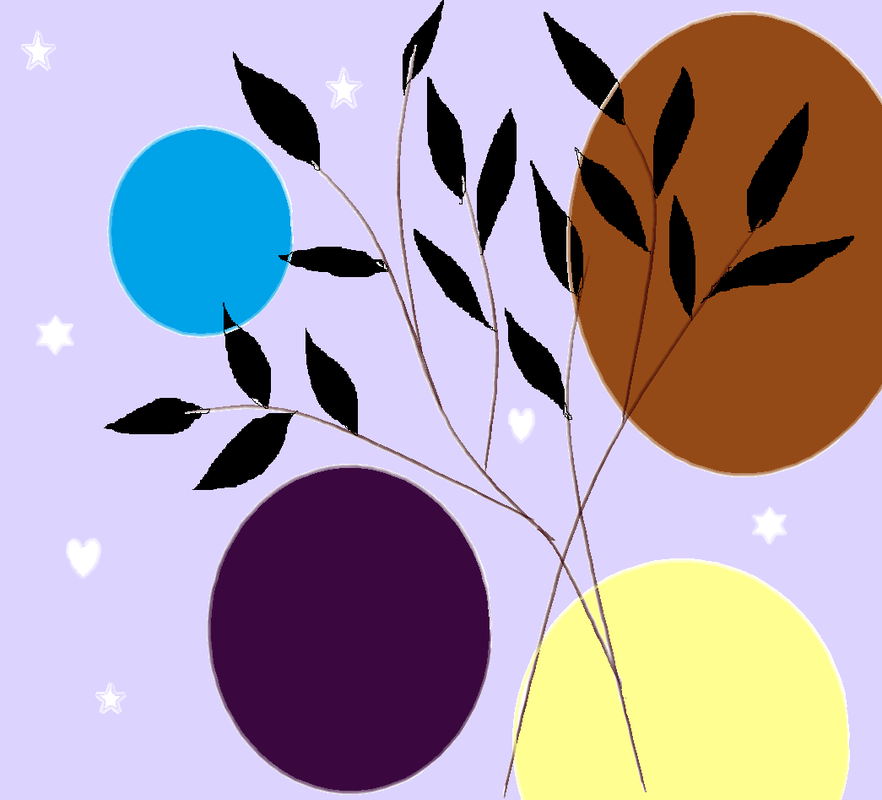
#> input picture pic/bogo1.png, 882 x 800 px, shrunk from 1045 x 947 before the run, found by its file name
$ python threshold.py
#> lines starting #> are read from the running program, lines starting #| are printed output that depends on the picture; after the words box and inside, x2 and y2 are one past the last pixel; in counts of white or black regions, pixels touching at a corner belong together
import cv2 as cv

# Load the image
image_path = r'D:\opencv\pic\bogo1.png'
img_raw = cv.imread(image_path, cv.IMREAD_GRAYSCALE)  # Load as grayscale
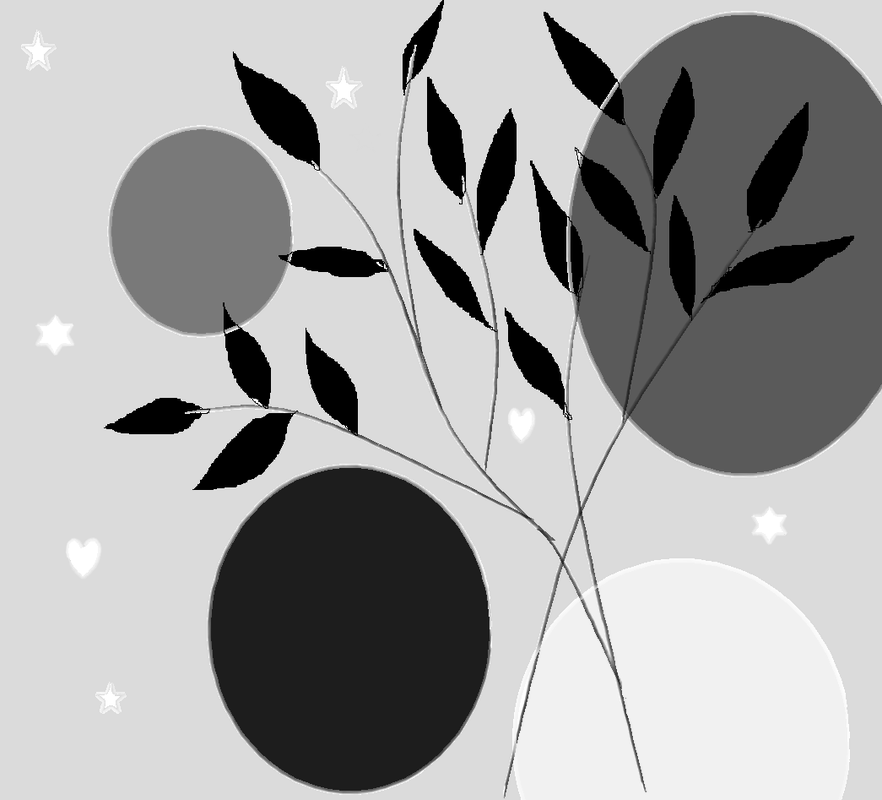
#> img_raw: shape (800, 882); min 0, max 255, mean 162.3

# Check if the image was loaded correctly
if img_raw is None:
    print("Error: Could not read the image.")
    exit()

# Simple Thresholding
_, simple_threshold = cv.threshold(img_raw, 127, 255, cv.THRESH_BINARY)
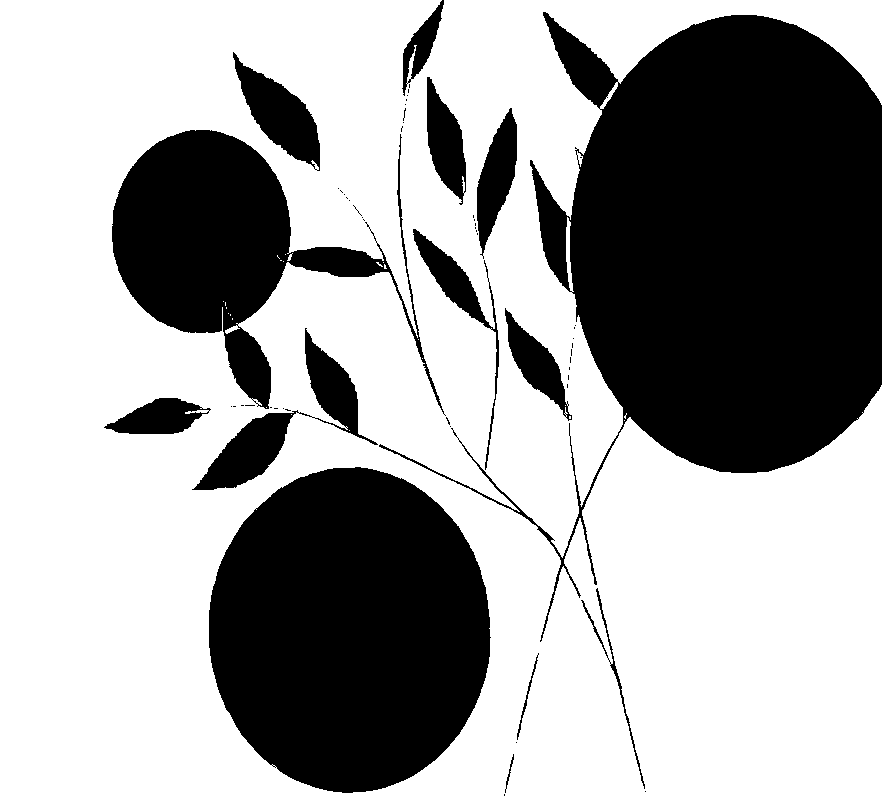
#> simple_threshold: shape (800, 882); 63.5% white; 59 black regions (45 under 20 px), largest, box (x1, y1, x2, y2) and area: (379, 12, 882, 642) 124785, (209, 467, 491, 793) 71998, (112, 130, 446, 416) 33905

# Otsu's Thresholding
_, otsu_threshold = cv.threshold(img_raw, 0, 255, cv.THRESH_BINARY + cv.THRESH_OTSU)
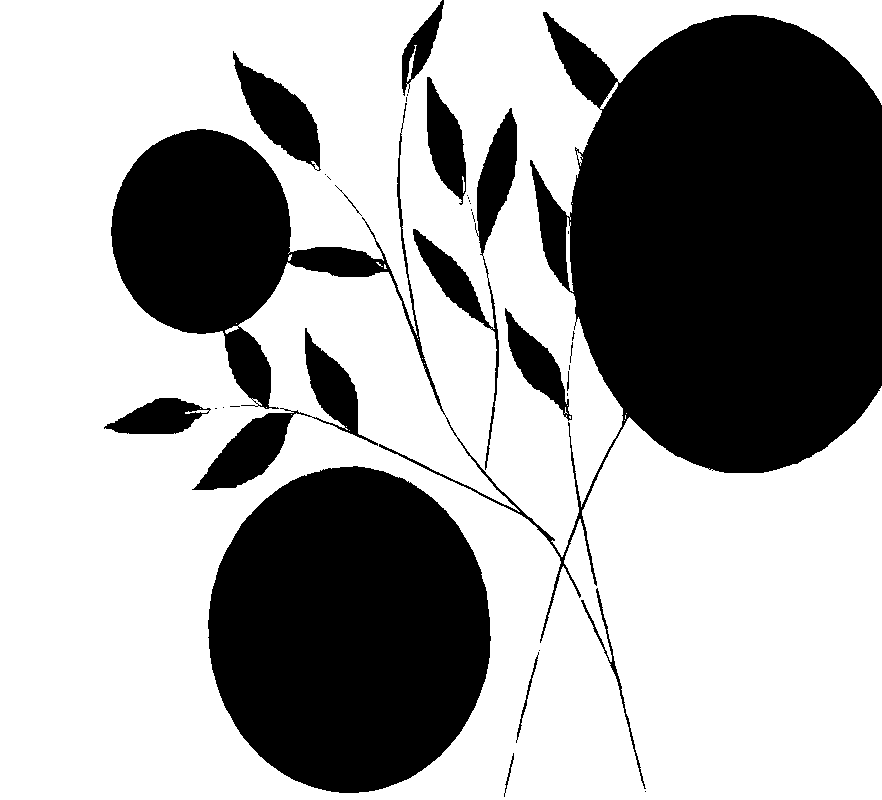
#> otsu_threshold: shape (800, 882); 63.2% white; 34 black regions (19 under 20 px), largest, box (x1, y1, x2, y2) and area: (111, 12, 882, 643) 159782, (208, 466, 491, 793) 72289, (192, 328, 378, 490) 6815

# Adaptive Thresholding
adaptive_threshold = cv.adaptiveThreshold(img_raw, 255, cv.ADAPTIVE_THRESH_GAUSSIAN_C,
                                           cv.THRESH_BINARY, 11, 2)
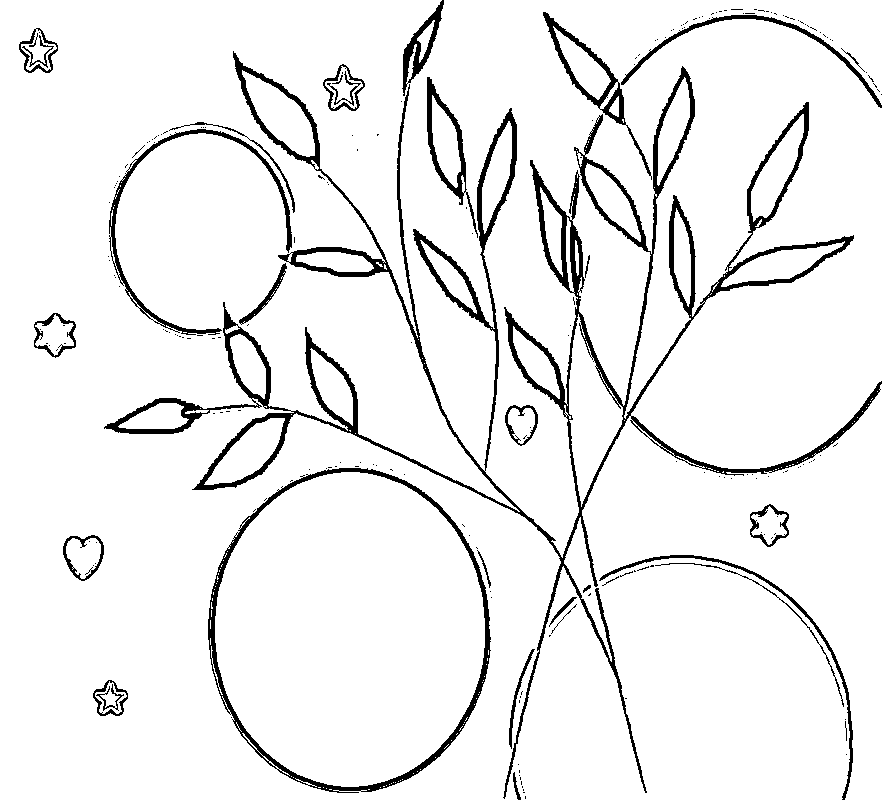
#> adaptive_threshold: shape (800, 882); 93.2% white; 215 black regions (182 under 20 px), largest, box (x1, y1, x2, y2) and area: (104, 51, 882, 799) 28778, (208, 468, 491, 793) 4895, (109, 129, 292, 335) 2235

# Display the original and thresholded images
cv.imshow("Original Image", img_raw)
cv.imshow("Simple Threshold", simple_threshold)
cv.imshow("Otsu's Threshold", otsu_threshold)
cv.imshow("Adaptive Threshold", adaptive_threshold)

cv.waitKey(0)
cv.destroyAllWindows()
